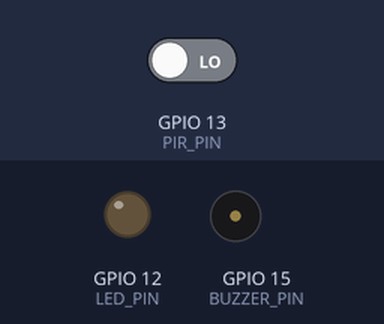
This sketch was run on a simulated ESP32. Shown: output pins drawn as LEDs (lit = HIGH), buzzer (waves = sounding, pin HIGH). Inputs (shaded band) come from the test bench; at power-on: GPIO 13 (PIR_PIN) LOW. WiFi joins after 1.5 s; servers stay silent unless stated; uploads are accepted with an empty reply; the camera gives no picture; what the sketch prints to the serial monitor is not drawn.

Above: at 3.1 s.
3.2 s: GPIO 13 (PIR_PIN) driven HIGH
At 4.0 s:
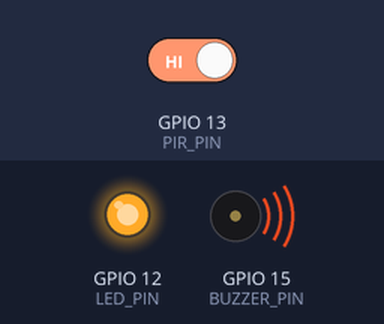
Timing chart, 0 to 10.7 s (numbered marks = the images above; inputs shaded):
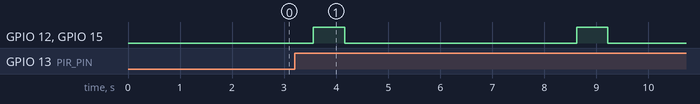

Measured:
- after the input at 3.2 s, GPIO 12 (LED_PIN), GPIO 15 (BUZZER_PIN): alternates HIGH for 0.60 s and LOW for 4.5 s, starting after 0.36 s

The sketch:

esp32cam_wildlife.ino
```cpp
/*
  esp32cam_wildlife.ino
  ----------------------------------------------------------
  ESP32-CAM + PIR Motion Sensor -> WildSense Flask Server

  Wiring (typical AI-Thinker ESP32-CAM board):
    PIR OUT  -> GPIO 13
    LED      -> GPIO 12  (through resistor)
    Buzzer   -> GPIO 15  (through resistor / transistor if needed)
    Camera pins are on-board (AI-Thinker default pinout, see camera_pins below)

  Flow:
    PIR detects motion -> capture JPEG frame -> HTTP POST multipart
    to http://<SERVER_IP>:5000/api/detect (field name "image")
    -> LED + buzzer pulse to indicate a capture was sent.

  NOTE: This sketch is provided ready-to-flash. Update WIFI_SSID,
  WIFI_PASSWORD and SERVER_IP for your network before uploading.
*/

#include "esp_camera.h"
#include <WiFi.h>
#include <HTTPClient.h>

#define PIR_PIN     13
#define LED_PIN     12
#define BUZZER_PIN  15

const char* WIFI_SSID     = "YOUR_WIFI_SSID";
const char* WIFI_PASSWORD = "YOUR_WIFI_PASSWORD";
const char* SERVER_IP     = "192.168.1.100";   // <-- your Flask server's LAN IP
const int   SERVER_PORT   = 5000;
const char* LOCATION_TAG  = "Main Gate - Zone A";

// AI-Thinker ESP32-CAM pin map
#define PWDN_GPIO_NUM     32
#define RESET_GPIO_NUM    -1
#define XCLK_GPIO_NUM      0
#define SIOD_GPIO_NUM     26
#define SIOC_GPIO_NUM     27
#define Y9_GPIO_NUM       35
#define Y8_GPIO_NUM       34
#define Y7_GPIO_NUM       39
#define Y6_GPIO_NUM       36
#define Y5_GPIO_NUM       21
#define Y4_GPIO_NUM       19
#define Y3_GPIO_NUM       18
#define Y2_GPIO_NUM        5
#define VSYNC_GPIO_NUM    25
#define HREF_GPIO_NUM     23
#define PCLK_GPIO_NUM     22

void setup() {
  Serial.begin(115200);
  pinMode(PIR_PIN, INPUT);
  pinMode(LED_PIN, OUTPUT);
  pinMode(BUZZER_PIN, OUTPUT);

  connectWiFi();
  initCamera();
}

void loop() {
  if (digitalRead(PIR_PIN) == HIGH) {
    Serial.println("[PIR] Motion detected -> capturing frame");
    camera_fb_t* fb = esp_camera_fb_get();
    if (fb) {
      bool ok = sendImageToServer(fb);
      esp_camera_fb_return(fb);
      if (ok) pulseAlert();
    } else {
      Serial.println("[CAM] Capture failed");
    }
    delay(4000); // debounce so one motion event doesn't spam multiple captures
  }
  delay(200);
}

void connectWiFi() {
  WiFi.begin(WIFI_SSID, WIFI_PASSWORD);
  Serial.print("Connecting to WiFi");
  while (WiFi.status() != WL_CONNECTED) {
    delay(400);
    Serial.print(".");
  }
  Serial.println("\nWiFi connected, IP: " + WiFi.localIP().toString());
}

void initCamera() {
  camera_config_t config;
  config.ledc_channel = LEDC_CHANNEL_0;
  config.ledc_timer   = LEDC_TIMER_0;
  config.pin_d0 = Y2_GPIO_NUM;  config.pin_d1 = Y3_GPIO_NUM;
  config.pin_d2 = Y4_GPIO_NUM;  config.pin_d3 = Y5_GPIO_NUM;
  config.pin_d4 = Y6_GPIO_NUM;  config.pin_d5 = Y7_GPIO_NUM;
  config.pin_d6 = Y8_GPIO_NUM;  config.pin_d7 = Y9_GPIO_NUM;
  config.pin_xclk = XCLK_GPIO_NUM;
  config.pin_pclk = PCLK_GPIO_NUM;
  config.pin_vsync = VSYNC_GPIO_NUM;
  config.pin_href = HREF_GPIO_NUM;
  config.pin_sscb_sda = SIOD_GPIO_NUM;
  config.pin_sscb_scl = SIOC_GPIO_NUM;
  config.pin_pwdn = PWDN_GPIO_NUM;
  config.pin_reset = RESET_GPIO_NUM;
  config.xclk_freq_hz = 20000000;
  config.pixel_format = PIXFORMAT_JPEG;
  config.frame_size = FRAMESIZE_VGA;
  config.jpeg_quality = 12;
  config.fb_count = 1;

  if (esp_camera_init(&config) != ESP_OK) {
    Serial.println("Camera init failed");
  }
}

bool sendImageToServer(camera_fb_t* fb) {
  HTTPClient http;
  String url = "http://" + String(SERVER_IP) + ":" + String(SERVER_PORT) + "/api/detect";
  http.begin(url);

  String boundary = "WildSenseBoundary";
  http.addHeader("Content-Type", "multipart/form-data; boundary=" + boundary);

  String head = "--" + boundary + "\r\n"
                "Content-Disposition: form-data; name=\"location\"\r\n\r\n" +
                String(LOCATION_TAG) + "\r\n" +
                "--" + boundary + "\r\n"
                "Content-Disposition: form-data; name=\"image\"; filename=\"capture.jpg\"\r\n"
                "Content-Type: image/jpeg\r\n\r\n";
  String tail = "\r\n--" + boundary + "--\r\n";

  uint32_t totalLen = head.length() + fb->len + tail.length();
  uint8_t* body = (uint8_t*)malloc(totalLen);
  memcpy(body, head.c_str(), head.length());
  memcpy(body + head.length(), fb->buf, fb->len);
  memcpy(body + head.length() + fb->len, tail.c_str(), tail.length());

  int code = http.POST(body, totalLen);
  free(body);
  Serial.printf("[HTTP] /api/detect response: %d\n", code);
  http.end();
  return code == 200;
}

void pulseAlert() {
  digitalWrite(LED_PIN, HIGH);
  digitalWrite(BUZZER_PIN, HIGH);
  delay(600);
  digitalWrite(LED_PIN, LOW);
  digitalWrite(BUZZER_PIN, LOW);
}
```
